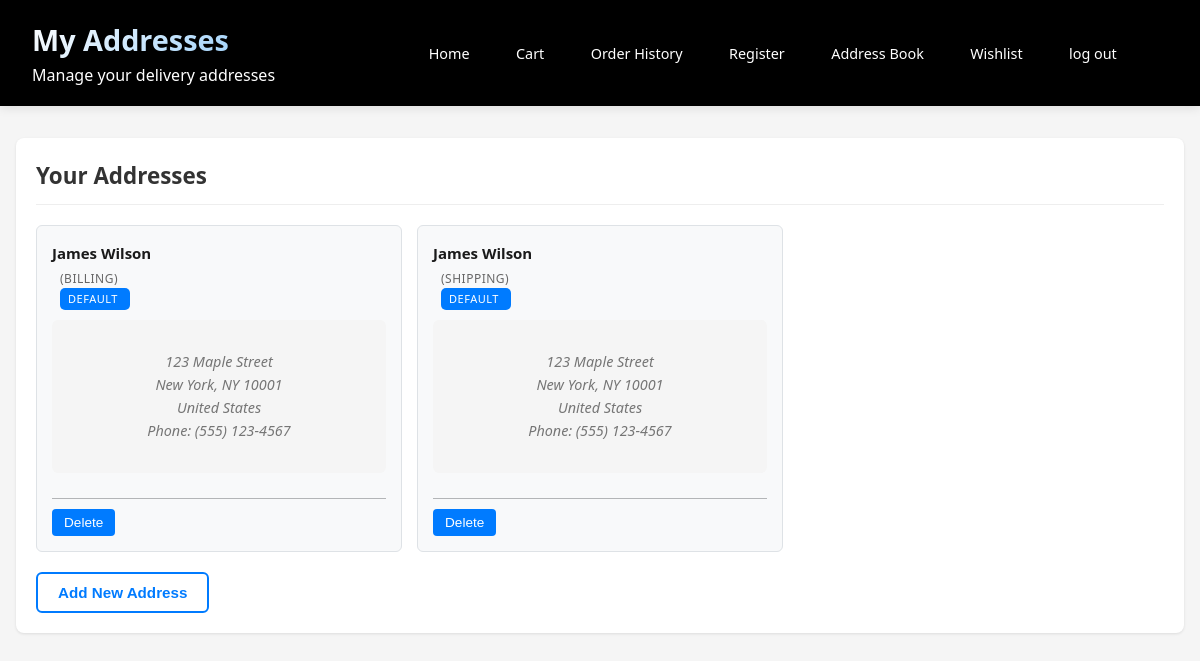
/front/useracc/adress/adress.php (signed in), run on the app's committed database.
### tables this page shows
CREATE TABLE IF NOT EXISTS addresses (
    id INT AUTO_INCREMENT PRIMARY KEY,
    customer_id INT NOT NULL,
    type ENUM('shipping', 'billing') DEFAULT 'shipping',
    full_name VARCHAR(200) NOT NULL,
    phone VARCHAR(20) NOT NULL,
    address_line1 VARCHAR(255) NOT NULL,
    address_line2 VARCHAR(255),
    city VARCHAR(100) NOT NULL,
    state VARCHAR(100) NOT NULL,
    zip_code VARCHAR(20) NOT NULL,
    country VARCHAR(100) NOT NULL,
    is_default BOOLEAN DEFAULT FALSE,
    created_at TIMESTAMP DEFAULT CURRENT_TIMESTAMP,
    updated_at TIMESTAMP DEFAULT CURRENT_TIMESTAMP ON UPDATE CURRENT_TIMESTAMP,
    FOREIGN KEY (customer_id) REFERENCES customers(id) ON DELETE CASCADE
);

### front/useracc/adress/adress_backend.php (called while the page is built, shortened)
<?php
include '../../../databse/db_connection.php';
$customer_id = isset($_SESSION['user_id']) ? $_SESSION['user_id'] : 1;
function getAddresses($customer_id, $type = null) {
    global $conn;
    $addresses = [];
    $sql = "SELECT * FROM addresses WHERE customer_id = $customer_id";
    if ($type) {
        $type = mysqli_real_escape_string($conn, $type);
        $sql .= " AND type = '$type'";
    }
    $sql .= " ORDER BY is_default DESC, id DESC";
    $result = mysqli_query($conn, $sql);
    if ($result && mysqli_num_rows($result) > 0) {
        while ($row = mysqli_fetch_assoc($result)) {
            $addresses[] = $row;
        }
    }
    return $addresses;
}
$shipping_addresses = getAddresses($customer_id, 'shipping');
$billing_addresses = getAddresses($customer_id, 'billing');
?>

### front/useracc/adress/adress.php (the view, shortened to what this page needs)
<!doctype html>
<html lang="en">
<head>
  <link rel="stylesheet" href="adress.css">
</head>
<body>
  <header>
    <div>
        <h1><i class="fas fa-map-marker-alt"></i> My Addresses</h1>
        <p>Manage your delivery addresses</p>
    </div>
    <?php include '../header3.php'; ?>
</header>
  <main>
    <?php
    include 'adress_backend.php';
    $addresses = getAddresses($customer_id);
    ?>
    <section id="address-list">
      <h2>Your Addresses</h2>
      <?php if (empty($addresses)): ?>
        <p>No addresses saved yet.</p>
      <?php else: ?>
        <ul id="addresses-ul">
          <?php foreach ($addresses as $address): ?>
          <li class="address-item">
            <strong><?php echo htmlspecialchars($address['full_name']); ?></strong>
            <span class="address-type">(<?php echo htmlspecialchars($address['type']); ?>)</span>
            <?php if ($address['is_default']): ?>
              <span class="default-badge">Default</span>
            <?php endif; ?>
            <p>
              <?php echo htmlspecialchars($address['address_line1']); ?><br>
              <?php echo htmlspecialchars($address['city']); ?>, <?php echo htmlspecialchars($address['state']); ?> <?php echo htmlspecialchars($address['zip_code']); ?><br>
              <?php echo htmlspecialchars($address['country']); ?><br>
              Phone: <?php echo htmlspecialchars($address['phone']); ?>
            </p>
            <div class="address-actions">
              <form method="POST" style="display: inline;">
                <button type="submit" class="delete-btn" onclick="return confirm('Are you sure you want to delete this address?')">Delete</button>
              </form>
            </div>
          </li>
          <?php endforeach; ?>
        </ul>
      <?php endif; ?>
      <button id="add-address">Add New Address</button>
    </section>
  </main>
</body>
</html>

### front/useracc/adress/adress.css (style rules this page uses)
:root { --primary-black: #000000; --primary-white: #ffffff; --light-blue: #e3f2fd; --medium-blue: #90caf9; --dark-blue: #1976d2; --light-gray: #f5f5f5; --medium-gray: #e0e0e0; --dark-gray: #424242; --text-gray: #757575; }
body { background-color: var(--light-gray); color: var(--primary-black); font-family: 'Segoe UI', Tahoma, Geneva, Verdana, sans-serif; line-height: 1.6; }
header { background-color: var(--primary-black); color: var(--primary-white); padding: 1rem 2rem; display: flex; justify-content: space-between; align-items: center; box-shadow: 0 2px 4px rgba(0,0,0,0.1); }
header h1 { margin: 0; font-size: 1.8rem; font-weight: 600; }
main { max-width: 1200px; margin: 2rem auto; padding: 0 1rem; }
#address-list { padding: 20px; background: white; border-radius: 8px; box-shadow: 0 1px 3px rgba(0,0,0,0.1); margin: 20px 0; }
#address-list h2 { font-size: 1.4rem; color: #333; margin-bottom: 20px; padding-bottom: 10px; border-bottom: 1px solid #eee; font-weight: 600; }
#addresses-ul { list-style: none; padding: 0; margin: 0; display: grid; grid-template-columns: repeat(auto-fill, minmax(300px, 1fr)); gap: 15px; }
.address-item { background: #f8f9fa; border: 1px solid #dee2e6; border-radius: 6px; padding: 15px; position: relative; transition: all 0.2s ease; min-height: 180px; display: flex; flex-direction: column; }
.address-item strong { display: block; font-size: 0.9375rem; color: #1a1a1a; margin-bottom: 0.25rem; }
.address-type { font-size: 0.75rem; color: #666; text-transform: uppercase; letter-spacing: 0.5px; margin-left: 0.5rem; }
.default-badge { display: inline-block; background: #007bff; color: white; font-size: 0.6875rem; padding: 0.125rem 0.5rem; border-radius: 5px; margin-left: 0.5rem; text-transform: uppercase; letter-spacing: 0.5px; width: 70px; }
.address-item p { margin: 10px 0; color: #555; font-size: 0.9rem; line-height: 1.4; flex-grow: 1; }
.address-actions { margin-top: 15px; padding-top: 10px; border-top: 1px solid #b3b5b7; display: flex; gap: 10px; align-items: center; }
.address-actions form { margin: 0; display: inline; }
.address-actions button { padding: 6px 12px; font-size: 0.85rem; border: none; border-radius: 4px; cursor: pointer; transition: all 0.2s ease; font-weight: 500; }
.address-actions form:first-child button { background: #007bff; color: white; }
.address-actions .delete-btn { background: #dc3545; color: white; }
#add-address { margin-top: 20px; padding: 10px 20px; background: white; color: #007bff; border: 2px solid #007bff; border-radius: 6px; font-size: 0.95rem; font-weight: 600; cursor: pointer; transition: all 0.2s ease; display: inline-flex; align-items: center; gap: 8px; }
#address-list p { color: var(--text-gray); font-style: italic; text-align: center; padding: 2rem; background-color: var(--light-gray); border-radius: 6px; }

### front/useracc/header3.php (style rules this page uses)
:root { --primary-black: #000000; --primary-white: #ffffff; --light-blue: #e3f2fd; --medium-blue: #90caf9; --dark-blue: #1976d2; --light-gray: #f5f5f5; --medium-gray: #e0e0e0; --dark-gray: #424242; --text-gray: #757575; --error-red: #f44336; }
* { margin: 0; padding: 0; box-sizing: border-box; }
body { font-family: 'Segoe UI', Tahoma, Geneva, Verdana, sans-serif; line-height: 1.6; background-color: var(--light-gray); }
header { background-color: var(--primary-black); color: var(--primary-white); padding: 1rem 2rem; display: flex; justify-content: space-between; align-items: center; box-shadow: 0 2px 10px rgba(0, 0, 0, 0.1); position: sticky; top: 0; z-index: 1000; }
header h1 { margin: 0; font-size: 1.8rem; font-weight: 700; background: linear-gradient(135deg, var(--primary-white), var(--medium-blue)); -webkit-background-clip: text; -webkit-text-fill-color: transparent; background-clip: text; }
header { animation: slideDown 0.5s ease-out; }

### data on the page
addresses: full_name "James Wilson", type "BILLING", is_default "DEFAULT", address_line1 "123 Maple Street", city "New York", state "NY", zip_code "10001", country "United States", phone "(555) 123-4567"
addresses: full_name "James Wilson", type "SHIPPING", is_default "DEFAULT", address_line1 "123 Maple Street", city "New York", state "NY", zip_code "10001", country "United States", phone "(555) 123-4567"
